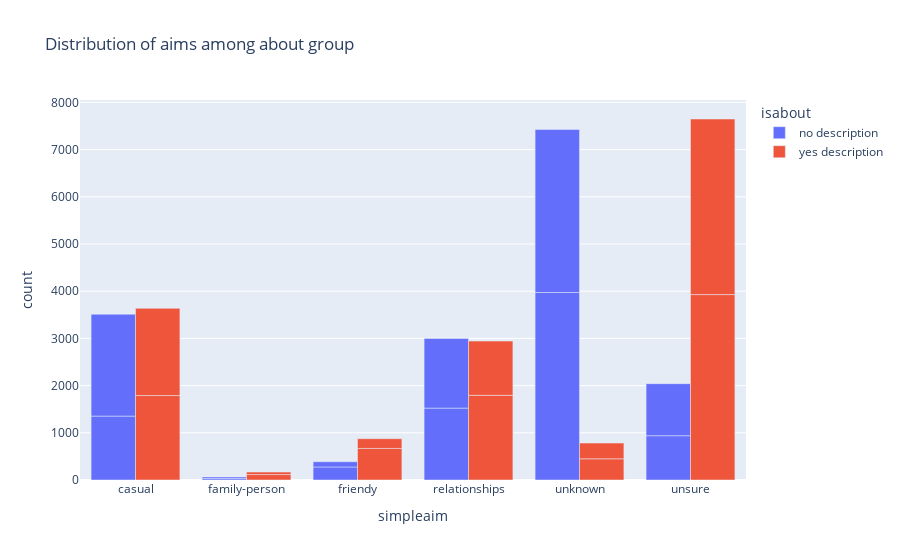

The notebook cell saved with this chart:
### Code cell
fig = px.bar(dist_about_aims, x="simpleaim", y="count",
             color='isabout', hover_data=['gender'], barmode='group', title='Distribution of aims among about group')
fig.show()

### Figure 1 — Plotly figure (JSON) as saved in the notebook; plotly's stock layout.template omitted (floating-point values rounded to 4 significant figures)
{"data": [{"alignmentgroup": "True", "customdata": [["Женщины"], ["Мужчины"], ["Женщины"], ["Мужчины"], ["Женщины"], ["Мужчины"], ["Женщины"], ["Мужчины"], ["Женщины"], ["Мужчины"], ["Женщины"], ["Мужчины"]], "hovertemplate": "isabout=no description<br>simpleaim=%{x}<br>count=%{y}<br>gender=%{customdata[0]}<extra></extra>", "legendgroup": "no description", "marker": {"color": "#636efa", "pattern": {"shape": ""}}, "name": "no description", "offsetgroup": "no description", "orientation": "v", "showlegend": true, "textposition": "auto", "type": "bar", "x": ["casual", "casual", "family-person", "family-person", "friendy", "friendy", "relationships", "relationships", "unknown", "unknown", "unsure", "unsure"], "xaxis": "x", "y": [1354, 2158, 30, 34, 276, 110, 1523, 1476, 3972, 3453, 939, 1102], "yaxis": "y"}, {"alignmentgroup": "True", "customdata": [["Женщины"], ["Мужчины"], ["Женщины"], ["Мужчины"], ["Женщины"], ["Мужчины"], ["Женщины"], ["Мужчины"], ["Женщины"], ["Мужчины"], ["Женщины"], ["Мужчины"]], "hovertemplate": "isabout=yes description<br>simpleaim=%{x}<br>count=%{y}<br>gender=%{customdata[0]}<extra></extra>", "legendgroup": "yes description", "marker": {"color": "#EF553B", "pattern": {"shape": ""}}, "name": "yes description", "offsetgroup": "yes description", "orientation": "v", "showlegend": true, "textposition": "auto", "type": "bar", "x": ["casual", "casual", "family-person", "family-person", "friendy", "friendy", "relationships", "relationships", "unknown", "unknown", "unsure", "unsure"], "xaxis": "x", "y": [1789, 1847, 115, 53, 669, 206, 1794, 1149, 449, 333, 3928, 3720], "yaxis": "y"}], "layout": {"barmode": "group", "legend": {"title": {"text": "isabout"}, "tracegroupgap": 0}, "title": {"text": "Distribution of aims among about group"}, "xaxis": {"anchor": "y", "domain": [0, 1], "title": {"text": "simpleaim"}}, "yaxis": {"anchor": "x", "domain": [0, 1], "title": {"text": "count"}}}}
